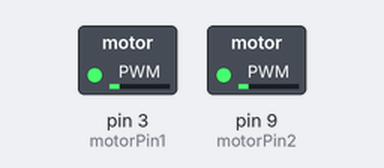
A sketch run on a simulated Arduino Uno, built with avr-gcc and run on an emulated ATmega328P. Shown: switched loads named in the sketch (green lamp = pin HIGH).

Above: at 0.15 s.
At 0.8 s:
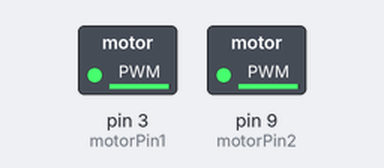
Timing chart, 0 to 2.3 s (numbered marks = the images above):
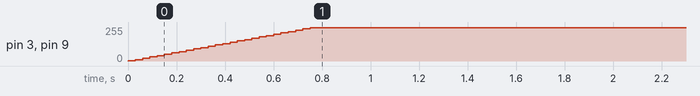

Measured:
- by itself, pin 3 (motorPin1), pin 9 (motorPin2): moves from 0/255 to 251/255 over 0.75 s

The sketch:

dcmotor.ino
```cpp
int motorPin1 = 3;
int motorPin2 = 9;

int increment=10;
int speed0=1;

void setup()
{
  pinMode(motorPin1, OUTPUT);
  pinMode(motorPin2, OUTPUT);
  Serial.begin(9600);
}


void loop()
{
      while(speed0>=0 && speed0<=255)
      {
          if (speed0 == 0 && speed0 == 255)
          {
              increment= -increment;
          }

              analogWrite(motorPin1, speed0);
              analogWrite(motorPin2,speed0);
              delay(30);
              speed0=speed0+increment;
      }
}
```
